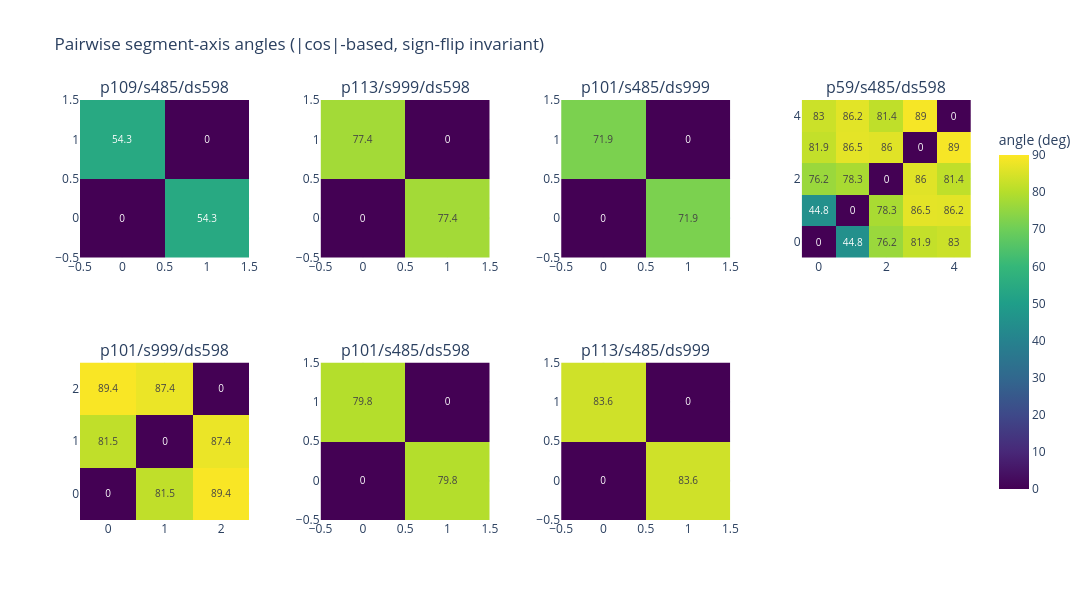

This figure's notebook cell:
### Markdown cell above
## 10. Figure — pairwise-angle heatmap per variant

Direct view of the coupling structure. Diagonals are 0° by construction. Bright off-diagonal = orthogonal axes (serial chain); dark off-diagonal = aligned axes (coupled / single-direction).

### Code cell
multi_seg_labels = [lbl for lbl in RUNS if ANGLES.get(lbl) is not None]
if multi_seg_labels:
    cols = min(len(multi_seg_labels), 4)
    rows_n = (len(multi_seg_labels) + cols - 1) // cols
    fig = make_subplots(rows=rows_n, cols=cols,
                        subplot_titles=multi_seg_labels, horizontal_spacing=0.08)
    for idx, label in enumerate(multi_seg_labels):
        r, c = idx // cols + 1, idx % cols + 1
        M = ANGLES[label]
        fig.add_trace(go.Heatmap(
            z=M, colorscale='Viridis', zmin=0, zmax=90,
            showscale=(idx == 0),
            colorbar=dict(title='angle (deg)', len=0.9) if idx == 0 else None,
            text=np.round(M, 1), texttemplate='%{text}', textfont=dict(size=10),
        ), row=r, col=c)
    fig.update_layout(title='Pairwise segment-axis angles (|cos|-based, sign-flip invariant)',
                      template='plotly_white', height=300 * rows_n, width=280 * cols + 100)
    fig.show()
else:
    print('No multi-segment variants in current set.')

### Figure 1 — Plotly figure (JSON) as saved in the notebook; plotly's stock layout.template omitted (floating-point values rounded to 4 significant figures)
{"data": [{"colorbar": {"len": 0.9, "title": {"text": "angle (deg)"}}, "colorscale": [[0, "#440154"], [0.1111, "#482878"], [0.2222, "#3e4989"], [0.3333, "#31688e"], [0.4444, "#26828e"], [0.5556, "#1f9e89"], [0.6667, "#35b779"], [0.7778, "#6ece58"], [0.8889, "#b5de2b"], [1, "#fde725"]], "showscale": true, "text": [[0.0, 54.3], [54.3, 0.0]], "textfont": {"size": 10}, "texttemplate": "%{text}", "type": "heatmap", "xaxis": "x", "yaxis": "y", "z": [[0.0, 54.31], [54.31, 0.0]], "zmax": 90, "zmin": 0}, {"colorscale": [[0, "#440154"], [0.1111, "#482878"], [0.2222, "#3e4989"], [0.3333, "#31688e"], [0.4444, "#26828e"], [0.5556, "#1f9e89"], [0.6667, "#35b779"], [0.7778, "#6ece58"], [0.8889, "#b5de2b"], [1, "#fde725"]], "showscale": false, "text": [[0.0, 77.4], [77.4, 0.0]], "textfont": {"size": 10}, "texttemplate": "%{text}", "type": "heatmap", "xaxis": "x2", "yaxis": "y2", "z": [[0.0, 77.41], [77.41, 1.708e-06]], "zmax": 90, "zmin": 0}, {"colorscale": [[0, "#440154"], [0.1111, "#482878"], [0.2222, "#3e4989"], [0.3333, "#31688e"], [0.4444, "#26828e"], [0.5556, "#1f9e89"], [0.6667, "#35b779"], [0.7778, "#6ece58"], [0.8889, "#b5de2b"], [1, "#fde725"]], "showscale": false, "text": [[0.0, 71.9], [71.9, 0.0]], "textfont": {"size": 10}, "texttemplate": "%{text}", "type": "heatmap", "xaxis": "x3", "yaxis": "y3", "z": [[0.0, 71.89], [71.89, 1.207e-06]], "zmax": 90, "zmin": 0}, {"colorscale": [[0, "#440154"], [0.1111, "#482878"], [0.2222, "#3e4989"], [0.3333, "#31688e"], [0.4444, "#26828e"], [0.5556, "#1f9e89"], [0.6667, "#35b779"], [0.7778, "#6ece58"], [0.8889, "#b5de2b"], [1, "#fde725"]], "showscale": false, "text": [[0.0, 44.8, 76.2, 81.9, 83.0], [44.8, 0.0, 78.3, 86.5, 86.2], [76.2, 78.3, 0.0, 86.0, 81.4], [81.9, 86.5, 86.0, 0.0, 89.0], [83.0, 86.2, 81.4, 89.0, 0.0]], "textfont": {"size": 10}, "texttemplate": "%{text}", "type": "heatmap", "xaxis": "x4", "yaxis": "y4", "z": [[0.0, 44.85, 76.19, 81.89, 83.01], [44.85, 0.0, 78.35, 86.5, 86.19], [76.19, 78.35, 0.0, 86.03, 81.38], [81.89, 86.5, 86.03, 0.0, 89.01], [83.01, 86.19, 81.38, 89.01, 1.479e-06]], "zmax": 90, "zmin": 0}, {"colorscale": [[0, "#440154"], [0.1111, "#482878"], [0.2222, "#3e4989"], [0.3333, "#31688e"], [0.4444, "#26828e"], [0.5556, "#1f9e89"], [0.6667, "#35b779"], [0.7778, "#6ece58"], [0.8889, "#b5de2b"], [1, "#fde725"]], "showscale": false, "text": [[0.0, 81.5, 89.4], [81.5, 0.0, 87.4], [89.4, 87.4, 0.0]], "textfont": {"size": 10}, "texttemplate": "%{text}", "type": "heatmap", "xaxis": "x5", "yaxis": "y5", "z": [[0.0, 81.47, 89.4], [81.47, 0.0, 87.43], [89.4, 87.43, 0.0]], "zmax": 90, "zmin": 0}, {"colorscale": [[0, "#440154"], [0.1111, "#482878"], [0.2222, "#3e4989"], [0.3333, "#31688e"], [0.4444, "#26828e"], [0.5556, "#1f9e89"], [0.6667, "#35b779"], [0.7778, "#6ece58"], [0.8889, "#b5de2b"], [1, "#fde725"]], "showscale": false, "text": [[0.0, 79.8], [79.8, 0.0]], "textfont": {"size": 10}, "texttemplate": "%{text}", "type": "heatmap", "xaxis": "x6", "yaxis": "y6", "z": [[0.0, 79.8], [79.8, 1.207e-06]], "zmax": 90, "zmin": 0}, {"colorscale": [[0, "#440154"], [0.1111, "#482878"], [0.2222, "#3e4989"], [0.3333, "#31688e"], [0.4444, "#26828e"], [0.5556, "#1f9e89"], [0.6667, "#35b779"], [0.7778, "#6ece58"], [0.8889, "#b5de2b"], [1, "#fde725"]], "showscale": false, "text": [[0.0, 83.6], [83.6, 0.0]], "textfont": {"size": 10}, "texttemplate": "%{text}", "type": "heatmap", "xaxis": "x7", "yaxis": "y7", "z": [[0.0, 83.56], [83.56, 0.0]], "zmax": 90, "zmin": 0}], "layout": {"annotations": [{"font": {"size": 16}, "showarrow": false, "text": "p109/s485/ds598", "x": 0.095, "xanchor": "center", "xref": "paper", "y": 1, "yanchor": "bottom", "yref": "paper"}, {"font": {"size": 16}, "showarrow": false, "text": "p113/s999/ds598", "x": 0.365, "xanchor": "center", "xref": "paper", "y": 1, "yanchor": "bottom", "yref": "paper"}, {"font": {"size": 16}, "showarrow": false, "text": "p101/s485/ds999", "x": 0.635, "xanchor": "center", "xref": "paper", "y": 1, "yanchor": "bottom", "yref": "paper"}, {"font": {"size": 16}, "showarrow": false, "text": "p59/s485/ds598", "x": 0.905, "xanchor": "center", "xref": "paper", "y": 1, "yanchor": "bottom", "yref": "paper"}, {"font": {"size": 16}, "showarrow": false, "text": "p101/s999/ds598", "x": 0.095, "xanchor": "center", "xref": "paper", "y": 0.375, "yanchor": "bottom", "yref": "paper"}, {"font": {"size": 16}, "showarrow": false, "text": "p101/s485/ds598", "x": 0.365, "xanchor": "center", "xref": "paper", "y": 0.375, "yanchor": "bottom", "yref": "paper"}, {"font": {"size": 16}, "showarrow": false, "text": "p113/s485/ds999", "x": 0.635, "xanchor": "center", "xref": "paper", "y": 0.375, "yanchor": "bottom", "yref": "paper"}], "height": 600, "title": {"text": "Pairwise segment-axis angles (|cos|-based, sign-flip invariant)"}, "width": 1220, "xaxis": {"anchor": "y", "domain": [0, 0.19]}, "xaxis2": {"anchor": "y2", "domain": [0.27, 0.46]}, "xaxis3": {"anchor": "y3", "domain": [0.54, 0.73]}, "xaxis4": {"anchor": "y4", "domain": [0.81, 1]}, "xaxis5": {"anchor": "y5", "domain": [0, 0.19]}, "xaxis6": {"anchor": "y6", "domain": [0.27, 0.46]}, "xaxis7": {"anchor": "y7", "domain": [0.54, 0.73]}, "xaxis8": {"anchor": "y8", "domain": [0.81, 1]}, "yaxis": {"anchor": "x", "domain": [0.625, 1]}, "yaxis2": {"anchor": "x2", "domain": [0.625, 1]}, "yaxis3": {"anchor": "x3", "domain": [0.625, 1]}, "yaxis4": {"anchor": "x4", "domain": [0.625, 1]}, "yaxis5": {"anchor": "x5", "domain": [0, 0.375]}, "yaxis6": {"anchor": "x6", "domain": [0, 0.375]}, "yaxis7": {"anchor": "x7", "domain": [0, 0.375]}, "yaxis8": {"anchor": "x8", "domain": [0, 0.375]}}}
